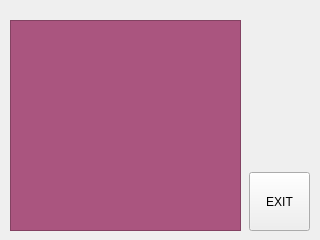
<?xml version="1.0" encoding="UTF-8"?>
<ui version="4.0">
 <class>Form5</class>
 <widget class="QWidget" name="Form5">
  <property name="geometry">
   <rect>
    <x>0</x>
    <y>0</y>
    <width>320</width>
    <height>240</height>
   </rect>
  </property>
  <property name="windowTitle">
   <string>Form</string>
  </property>
  <widget class="QTextBrowser" name="textBrowser">
   <property name="geometry">
    <rect>
     <x>10</x>
     <y>20</y>
     <width>231</width>
     <height>211</height>
    </rect>
   </property>
   <property name="styleSheet">
    <string notr="true">background-color: rgb(170, 85, 127);
font: 8pt &quot;msyh&quot;;</string>
   </property>
   <property name="textInteractionFlags">
    <set>Qt::LinksAccessibleByKeyboard</set>
   </property>
  </widget>
  <widget class="QPushButton" name="pushButton_exit">
   <property name="geometry">
    <rect>
     <x>249</x>
     <y>172</y>
     <width>61</width>
     <height>59</height>
    </rect>
   </property>
   <property name="text">
    <string>EXIT</string>
   </property>
  </widget>
 </widget>
 <resources/>
 <connections/>
</ui>
